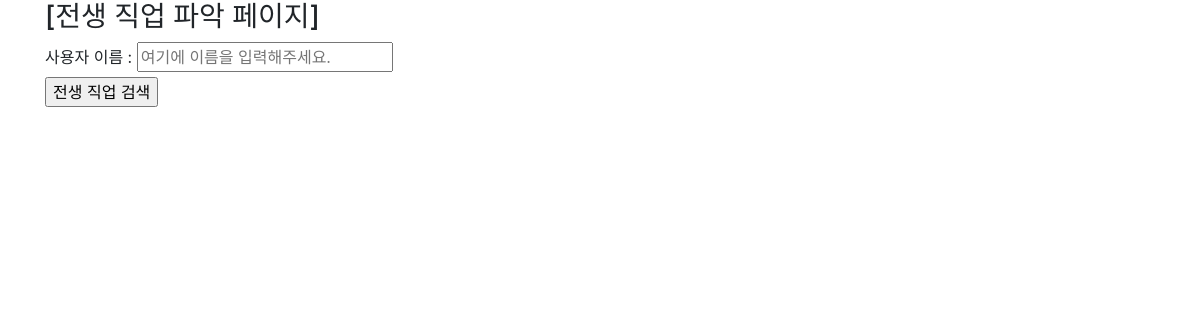
The app's page /jobs/, older data.
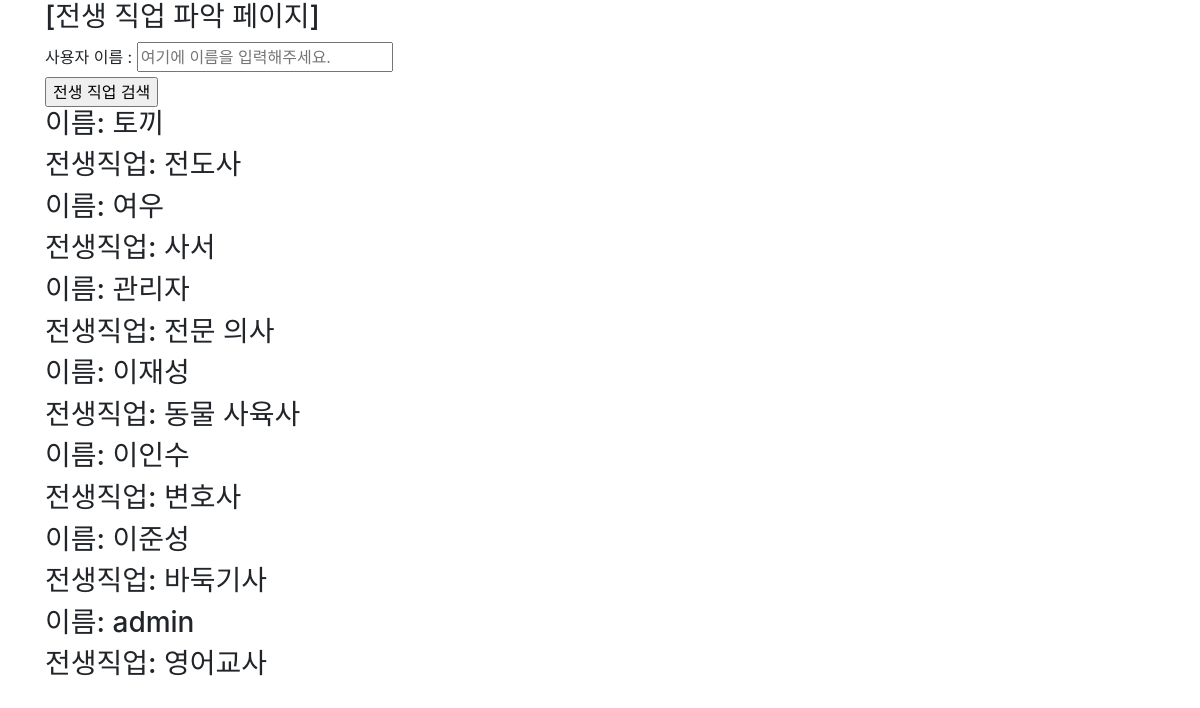
The same page, newer data.
### jobs/models.py (models this page shows, shortened)
class Person(models.Model):
    name = models.CharField(max_length=150)
    pastjob = models.TextField()

### jobs/views.py (the view)
# urls.py: path('', views.index, name="index"),
def index(request):
    persons = Person.objects.all()[::-1]
    context = {
        'persons' : persons
    }
    return render(request, 'jobs/index.html', context)

### jobs/templates/jobs/index.html (shortened to what this page needs)
{% extends 'base.html' %}
{% block body %}
<h3>[전생 직업 파악 페이지]</h3>
<form action="{% url 'jobs:past_life' %}" method="POST">
  <label for="name">사용자 이름 : </label>
  <input type="text" name="username" id="name" placeholder="여기에 이름을 입력해주세요.">
  <br/>
  <div class="form-label-group">
  <input type="submit" value="전생 직업 검색">
  </div>
</form>
{% for person in persons %}
  <h3> 이름: {{person.name}}
  <h3> 전생직업: {{person.pastjob}}
{% endfor %}
{% endblock %}

### mysite/templates/base.html (shortened to what this page needs)
<!DOCTYPE html>
<html lang="en">
<head>
  <link rel="stylesheet" href="https://stackpath.bootstrapcdn.com/bootstrap/4.5.0/css/bootstrap.min.css">
</head>
<body>
  <div class="container">
    {% block body %}
    {% endblock %}
  </div>
</body>
</html>

Row changes from the older to the newer data that the page shows:
added Person: name "토끼", pastjob "전도사"
added Person: name "여우", pastjob "사서"
added Person: name "관리자", pastjob "전문 의사"
added Person: name "이재성", pastjob "동물 사육사"
added Person: name "이인수", pastjob "변호사"
added Person: name "이준성", pastjob "바둑기사"
added Person: name "admin", pastjob "영어교사"
